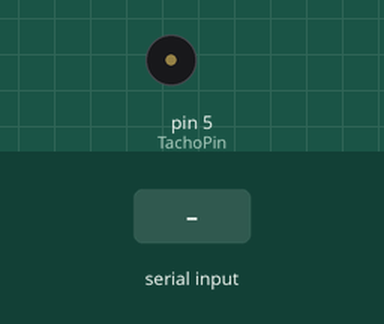
Recording of a sketch running on a simulated Arduino Leonardo, built with avr-gcc and run on an emulated ATmega32U4. Shown: buzzer (waves = sounding). The inputs (shaded band) are chosen by the test bench.

Above: at 1.2 s.
1.3 s: "r90\n" received over Serial
At 1.6 s:
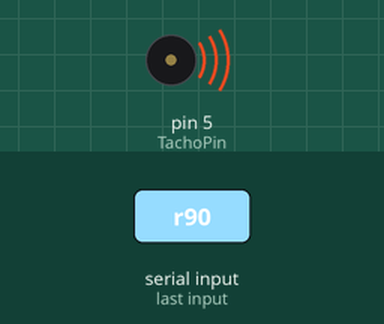
Timing chart, 0 to 4.3 s (numbered marks = the images above; inputs shaded):
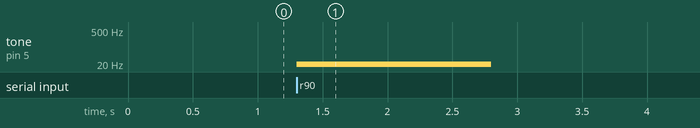

Measured:
- after the input at 1.3 s, tone on pin 5 (TachoPin): silent → 3 Hz at once, → silent 1.5 s later

The sketch:

display.ino
```cpp
// PWM 12V
// help: https://forum.arduino.cc/index.php?topic=92776.0 => avec circuit simple pour pwm 12v
// https://forum.allaboutcircuits.com/threads/tach-frequency-calculation.98285/ => avec correspondance rpm/hz
// https://www.youtube.com/watch?v=n7bltLKnRrs / https://github.com/daniel-centore/arduino-tone-library => ne fonctionne pas sur 1.8.7 leonardo
// Build-in function: https://www.arduino.cc/reference/en/language/functions/advanced-io/tone/

#define TachoPin 5

void setup()
{
  Serial.begin(19200);
  pinMode(TachoPin, OUTPUT);
}


void loop(){

 if (Serial.available() > 0) {
    char buffer[] = {' ',' ',' ',' ',' ',' ',' ', ' '}; // Receive up to 7 bytes
    Serial.readBytesUntil('\n', buffer, 8);

    // Get message as string and remove the first char
    String message((char*)buffer);
    message = message.substring(1);

    // Tacho Rpm message
    if(buffer[0] == 'r') {
      // Pour 4 cylindres => Hz = RPM / 30
      tone(TachoPin, message.toInt() / 30, 1500);
    }

    /*
    message = Serial.readString();
    messageKey = message.substring(0, 1);

    // Tacho Rpm message
    if (messageKey == "r") {
      // Pour 4 cylindres => Hz = RPM / 30
      tone(TachoPin, message.substring(1).toInt() / 30, 1500);
    }
    */
 }
}
```
